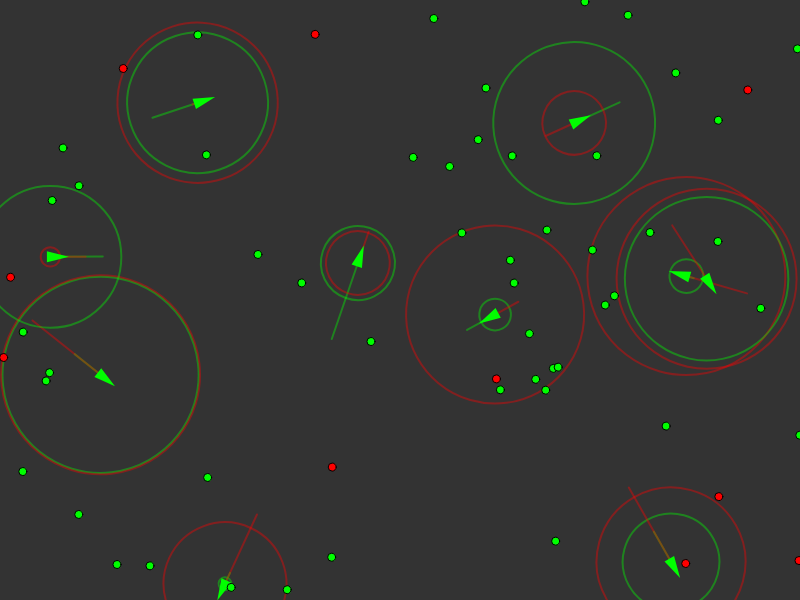
Frame 1 (no input)
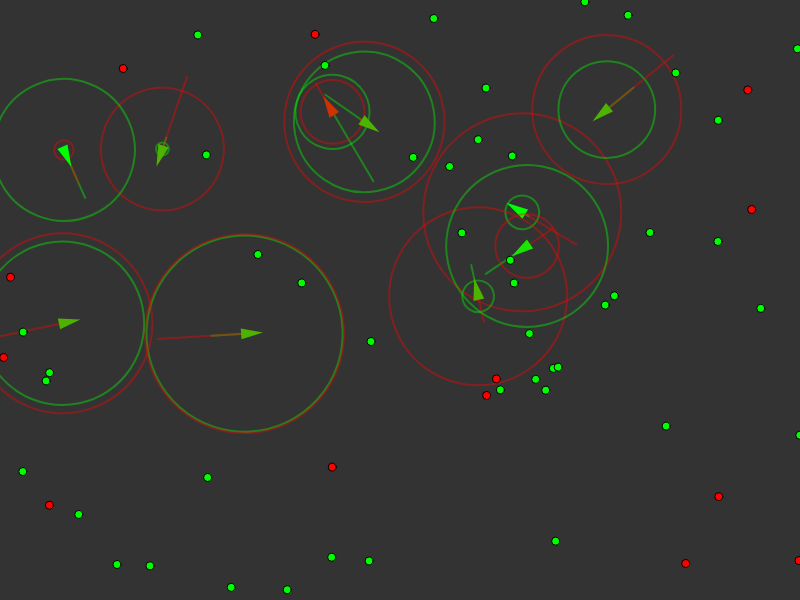
Frame 60 (no input)
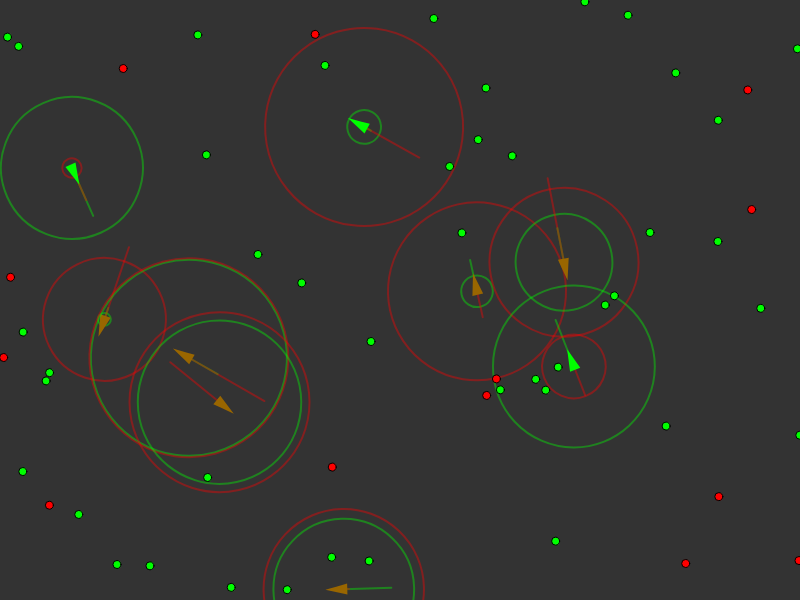
Frame 120 (the mouse pressed at the canvas centre since frame 60)

The p5.js sketch that drew these frames (run headless with seeded random() and noise() and a simulated clock; from frame 60 on, the mouse is pressed at the canvas centre):

// p5.js sketch
// ── sketch.js
let vehicles = [];
//let target;
var food = [];
var poison = [];

function setup() {
  createCanvas(800,600);
  //target = new Target();
  for (var i = 0; i < 10; i++) {
    var x = random(width);
    var y = random(height);
    vehicles.push(new Vehicle(x, y));
  }

  for (var i = 0; i < 50; i++) {
    var x = random(width);
    var y = random(height);
    food.push(createVector(x, y));
  }
  for (var i = 0; i < 10; i++) {
    var x = random(width);
    var y = random(height);
    poison.push(createVector(x, y));
  }
}

function draw (){
  background(51);
  // add some food at random times
  if (random(1) < 0.05) {
    var x = random(width);
    var y = random(height);
    food.push(createVector(x, y));
  }
  if (random(1) < 0.01) {
    var x = random(width);
    var y = random(height);
    poison.push(createVector(x, y));
  }
  // vehicle
  for (var i = vehicles.length-1; i >= 0 ; i--) {
    vehicles[i].edges();
    vehicles[i].behaviors(food, poison);
    vehicles[i].update();
    vehicles[i].show();

    if (vehicles[i].dead()) {
      vehicles.splice(i, 1);
    }
  }

  // food display
  for (var i = 0; i < food.length; i++){
    fill(0, 255, 0);
    ellipse(food[i].x, food[i].y, 8, 8);
  }
  for (var i = 0; i < poison.length; i++){
    fill(255, 0, 0);
    ellipse(poison[i].x, poison[i].y, 8, 8);
  }
  // target
  // target.update();
  // target.show();
}

// removing the target for now!
function Target() {
  this.position = createVector(random(width), random(height));
  this.r = 50;

  this.update = function() {
    this.position = createVector(mouseX, mouseY);
  }

  this.show = function(){
    push();
    noFill();
    strokeWeight(5);
    stroke(255, 0, 0, 100);
    ellipse(this.position.x, this.position.y, this.r, this.r);
    pop();
  }
}

// ── vehicle.js
function Vehicle(x, y) {

  this.position = createVector(x, y);
  this.velocity = p5.Vector.random2D();
  this.acceleration = createVector();
  this.r = 4;
  this.maxSpeed = 3;
  this.maxForce = 0.3;

  this.velocity.setMag(this.maxSpeed);

  this.health = 1;

  this.dna = [];
  // Food weight
  this.dna[0] = random(-5, 5);
  // Poison weight
  this.dna[1] = random(-5, 5);
  // Food perception
  this.dna[2] = random(this.maxSpeed, 100);
  // Poison perception
  this.dna[3] = random(this.maxSpeed, 100);

  this.seek = function(target, perception) {
// with perception radius on, it's possible to just have the vehicle stop moving
    let perceptionRadius = perception;  // going to leave perceptionRadius in for now...but keep it big
    let desired = createVector();
    let d = dist(this.position.x, this.position.y, target.x, target.y);
    if (d < perceptionRadius) {
      desired = p5.Vector.sub(target, this.position);
    }
    desired.setMag(this.maxSpeed);
    let steering = p5.Vector.sub(desired, this.velocity);
    steering.limit(this.maxForce);
    // seek returns a force
    return steering;
  }

  this.eat = function(list, nutrition, perception) {
    var record = Infinity;
    var closest = null;
    for (var i = list.length-1; i >= 0; i--) {
      var d = this.position.dist(list[i]);

      if (d < this.maxSpeed) {
        list.splice(i, 1);
        this.health += nutrition;
      } else {
        if (d < record) {
          record = d;
          closest = list[i];
        }
      }
    }
    // eat and delete or seek if it exists
     if (closest != null) {
      return this.seek(closest, perception);
    }
    return createVector(0, 0);
  }

  this.dead = function() {
    return (this.health < 0);
  }

  this.behaviors = function(good, bad) {
    var steerG = this.eat(good, 0.2, this.dna[2]);
    var steerB = this.eat(bad, -0.5, this.dna[3]);

    steerG.mult(this.dna[0]);
    steerB.mult(this.dna[1]);

    this.applyForce(steerG);
    this.applyForce(steerB);
  }

  // general function to apply a force to acceleration
  this.applyForce = function(force) {
    this.acceleration.add(force);
  }

  this.update = function() {
    this.health -= 0.005
    // do the actual physics here
    this.velocity.add(this.acceleration);
    this.velocity.limit(this.maxSpeed);
    this.position.add(this.velocity);
    // don't accumulate acceleration
    this.acceleration.mult(0);
  }

  // wrapping --  in the video he uses a steering
  this.edges = function() {
    if (this.position.x > width) {
      this.position.x = 0;
    } else if (this.position.x < 0){
      this.position.x = width;
    }
    if (this.position.y > height) {
      this.position.y = 0;
    } else if (this.position.y < 0) {
      this.position.y = height;
    }
  }

  this.show = function(){
    // adjust reference points
    push();
    let angle = this.velocity.heading() + PI / 2;
    translate(this.position.x, this.position.y); // this is where the thing is actually drawn!
    rotate(angle);
    // weight lines and perception ellipse
    strokeWeight(2);
    noFill();
    // food parameters
    stroke(0, 255, 0, 100);
    line(0, 0, 0, -this.dna[0] * 20)
    ellipse(0, 0, this.dna[2] * 2)
    // poison parameters
    stroke(255, 0, 0, 100);
    line(0, 0, 0, -this.dna[1] * 20)
    ellipse(0, 0, this.dna[3] * 2)
    // boids
    // set coloring
    strokeWeight(7);
    var grn = color(0, 255, 0);
    var rd = color(255, 0, 0);
    var col = lerpColor(rd, grn, this.health)
    stroke(col);
    // draw the vehicle
    triangle(0, -this.r, this.r / 4, 0, -this.r / 4, 0);
    pop();
  }
}
